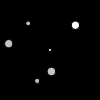
Frame 1 (no input)
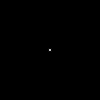
Frame 60 (no input)
Frame 120 (the mouse pressed at the canvas centre since frame 60): identical to frame 60, image omitted

The p5.js sketch that drew these frames (run headless with seeded random() and noise() and a simulated clock; from frame 60 on, the mouse is pressed at the canvas centre):

// p5.js sketch
// ── sketch.js
var balls = [];

function setup() {
  
  createCanvas (100,100);
  //translate(-250, -250);
  for (var i = 0; i < 5; i++) {
    balls[i] = new ball();
  }
  grav=createVector(0,0);
  Fgrav=createVector(0,0);

  wind=createVector(0.6,0.1);

  drag=createVector(0,0)

  cGrav= new ball()
  cGrav.pos.set(height/2,width/2)
  ran=createVector(0,0)

  for(var i = 0; i<balls.length;i++){

    ran.set(random(40),random(40))
    balls[i].aplyForce(ran)
  }
  
}

function draw() {
  background(0);
  for (var j = 0; j < balls.length ; j++){
    //grav
    Fgrav.set(grav.x,grav.y);
    balls[j].aplyForce(Fgrav.mult(balls[j].m));

    //wind
    /*if (mouseIsPressed){
      balls[j].aplyForce(wind)
    }*/

    //drag
    /*var c=-0.1
    drag.set(balls[j].speed.x,balls[j].speed.y)
    drag.normalize().mult(drag.magSq()*c)
    balls[j].aplyForce(drag)*/
    

    force = createVector(0,0)
    force = cGrav.attract(balls[j])
    balls[j].aplyForce(force)

    
    
    


    balls[j].move();
    balls[j].draw();
    
    
  }
  cGrav.draw()
  }
  
  

// ── Dots.js
function ball() {
  this.pos=createVector(random(width),random(height))
  //this.x = random(width);
  //this.y = random(height);
  this.speed=createVector(0,0)
  //this.xspeed=0;
  //this.yspeed=0;
  this.acc=createVector(0,0)
  //this.xgravity;
  //this.ygravity;
  
  this.m=random(3,10);
  this.f=createVector(0,0)
  
  this.draw = function(){
    ellipse(this.pos.x, this.pos.y, this.m,this.m);
    fill(250,200)
    
  }
  
  this.move = function(){
    
    
    this.speed.add(this.acc)
    this.pos.add(this.speed)
    this.acc.set(0,0)

    /*if (this.pos.x < 0||width < this.pos.x){
      this.speed.x= -1*this.speed.x
      this.pos.add(this.speed);
    }
    if (this.pos.y < 0||height < this.pos.y){
      this.speed.y= -1*this.speed.y
      this.pos.add(this.speed);
    }*/


  }
  this.aplyForce = function(force){
    this.f.set(0,0)
    this.f.set(force.x,force.y)
    this.f.div(this.m)
    this.acc.add(this.f)
    
  }
  this.attract = function(atracted){
    var G = 10

    force=createVector(0,0)
    force.set(this.pos.x,this.pos.y)
    force.sub(atracted.pos)
    d = force.mag()


    force.normalize()
    force.mult((this.m*atracted.m*G)/(d*d))
    return (force)

    

  }
  
   
}
